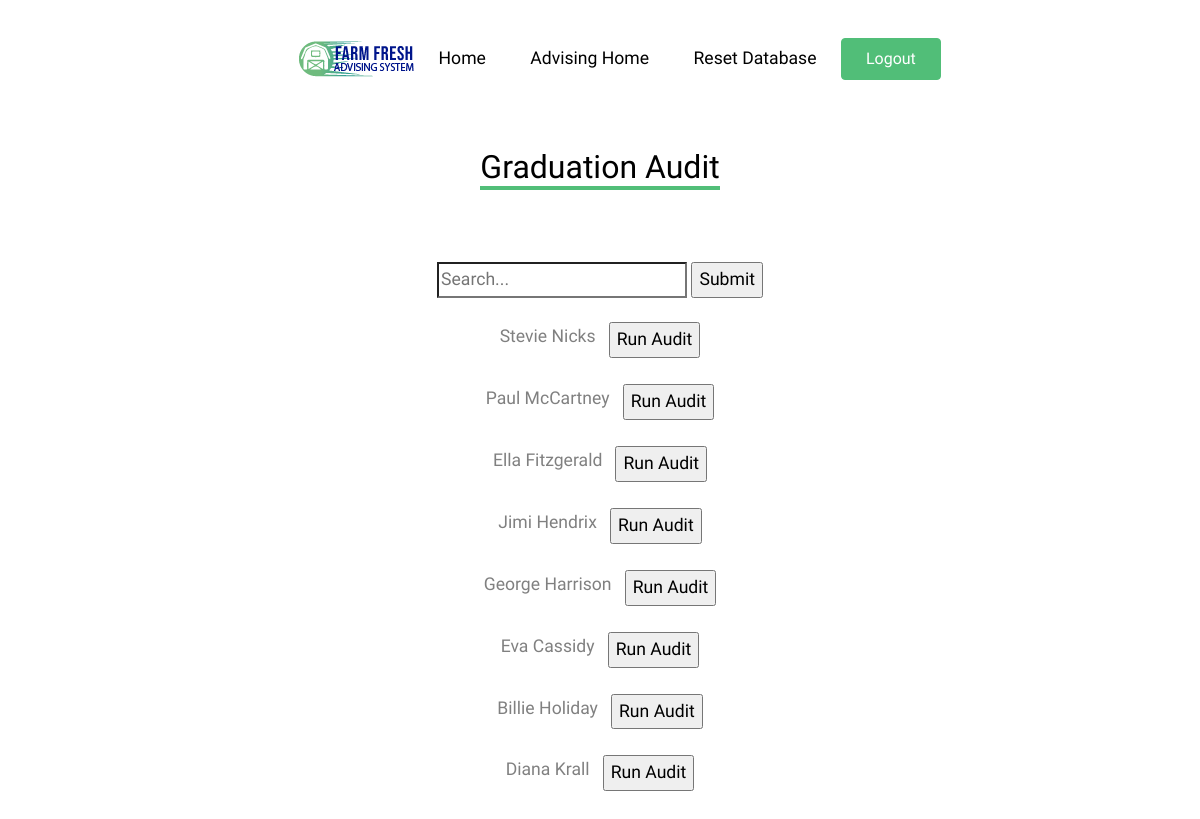
The app's page /ADS/Webpages/gradstatus.php (signed in) with its own data.
### tables this page shows
create table student(
u_id int NOT NULL,
fname varchar(20) NOT NULL,
lname varchar(20) NOT NULL,
addr varchar(50) NOT NULL,
email varchar(30) NOT NULL,
major varchar(20) NOT NULL,
degree varchar(3),
gpa decimal(3,2),
gradapp int,
form1status int,
advisor int,
primary key (u_id),
foreign key (u_id) references users(id)
);

### ADS/Webpages/gradstatus.php (the view, shortened to what this page needs)
<!DOCTYPE html>
<?php
	require_once('header.php');
	$dbc = mysqli_connect(DB_HOST, DB_USER, DB_PASSWORD, DB_NAME);
	$myuid = $_SESSION['user_id'];
	if (isset($_SESSION['acc_type'])){
?>
<body>
<br><br>
<div class="site-section">
    <div class="container">
		<div class="row mb-4 justify-content-center text-center">
          	<div class="col-lg-4 mb-4">
            	<h2 class="section-title-underline mb-4">
              		<span>Graduation Audit</span>
            	</h2>
          	</div>
        </div>
		<div class="row mb-4 justify-content-center text-center">
			<form>
				<input type="search" name="search" placeholder="Search..."/>
				<input type="submit" />
			</form>
			<br>
		</div>
<?php
	  if(isset($_GET['search'])) {
        if($_SESSION['acc_type'] == 4) {
            $searchstudents = mysqli_query($dbc, "select * from student where (fname like '%{$_GET['search']}%' or lname like '%{$_GET['search']}%') and advisor = '$myuid';");
        }
        else if ($_SESSION['acc_type'] < 4){
		    $searchstudents = mysqli_query($dbc, "select * from student where (fname like '%{$_GET['search']}%' lname like '%{$_GET['search']}%');");
        }
        while ($searchstudent = mysqli_fetch_array($searchstudents)) {
			?>
		  <div class="row mb-4 justify-content-center text-center">
		  <label><?php echo $searchstudent['fname'].' '; echo $searchstudent['lname'] . ' &nbsp;&nbsp;'; ?></label>
		  <form action='gradaudit.php'>
		  <input type="hidden" name="uid" value="<?php echo $searchstudent['u_id']?>" />
		  <input type="submit" class="button" name="decision" value="Run Audit" />
		  </form>
		  <br>
		  </div>
		  <?php
		}
	  }
	else {
    if($_SESSION['acc_type'] == 4) {
        $students = mysqli_query($dbc, "select * from student where advisor = '$myuid';");
    }
    else if($_SESSION['acc_type'] < 4){
        $students = mysqli_query($dbc, "select * from student;");
    }
	while ($student = mysqli_fetch_array($students)) {
		?>
		<div class="row mb-4 justify-content-center text-center">
		<label><?php echo $student['fname'].' '; echo $student['lname'] . ' &nbsp;&nbsp;'; ?></label>
		  <form action='gradaudit.php'>
		  <input type="submit" class="button" name="decision" value="Run Audit" />
		  </form>
		</div>
		<?php
	}
?>
<br>
<?php
 }
}
?>
</div>

### ADS/Webpages/header.php (shortened to what this page needs)
<!DOCTYPE html>
<html lang="en">
<head>
  <link rel="stylesheet" href="fonts/icomoon/style.css">
  <link rel="stylesheet" href="css/bootstrap.min.css">
  <link rel="stylesheet" href="css/jquery-ui.css">
  <link rel="stylesheet" href="css/owl.carousel.min.css">
  <link rel="stylesheet" href="css/owl.theme.default.min.css">
  <link rel="stylesheet" href="css/owl.theme.default.min.css">
  <link rel="stylesheet" href="css/jquery.fancybox.min.css">
  <link rel="stylesheet" href="css/bootstrap-datepicker.css">
  <link rel="stylesheet" href="fonts/flaticon/font/flaticon.css">
  <link rel="stylesheet" href="css/aos.css">
  <link href="css/jquery.mb.YTPlayer.min.css" media="all" rel="stylesheet" type="text/css">
  <link rel="stylesheet" href="css/style.css">
</head>
<body data-spy="scroll" data-target=".site-navbar-target" data-offset="300">
  <div class="site-wrap">
    <header class="site-navbar py-4 js-sticky-header site-navbar-target" role="banner">
      <div class="container">
        <div class="d-flex align-items-center">
          <div class="mx-auto">
            <nav class="site-navigation position-relative text-right" role="navigation">
              <ul class="site-menu main-menu js-clone-nav mr-auto d-none d-lg-block">
                <li>
                <div class="site-logo">
                  <a href="superindex.php" class="d-block">
                  <img src="images/logotry3.png" alt="Image" class="img-fluid" height="100" width="115">
                  </a>
                </div>
                </li>
                <li>
                  <a href="superindex.php" class="nav-link text-left">Home</a>
                </li>
  <?php
          if (isset($_SESSION['acc_type'])) {
          echo '
            <li>
              <a href="index.php" class="nav-link text-left">Advising Home</a>
            </li>
            <li>
              <a href="reset.php" class="nav-link text-left">Reset Database</a>
            </li>
          ';
          }
          if (!isset($_SESSION['acc_type'])) {
            echo'<li>
            <a href="login.php" class="small btn btn-primary px-4 py-2 rounded-0"><span class="icon-unlock-alt"></span> Log In </a>
            </li>';
          }
          else {
            echo'<li>
            <a href="logout.php" style="Color: #FFFFFF;" class="small btn btn-primary rounded-2 px-4 py-2">Logout</a>
            </li>';
          }
  ?>
        </nav>
      </div>
    </div>
  </div>
</header>
</body>
</html>

### ADS/Webpages/css/style.css (style rules this page uses)
body { line-height: 1.7; color: gray; font-weight: 300; font-size: 1.1rem; }
a { -webkit-transition: .3s all ease; -o-transition: .3s all ease; transition: .3s all ease; }
h1, h2, h3, h4, h5, .h1, .h2, .h3, .h4, .h5 { font-family: "Muli", -apple-system, BlinkMacSystemFont, "Segoe UI", Roboto, "Helvetica Neue", Arial, sans-serif, "Apple Color Emoji", "Segoe UI Emoji", "Segoe UI Symbol", "Noto Color Emoji"; }
.site-wrap:before { display: none; -webkit-transition: .3s all ease-in-out; -o-transition: .3s all ease-in-out; transition: .3s all ease-in-out; background: rgba(0, 0, 0, 0.6); content: ""; position: absolute; z-index: 2000; top: 0; left: 0; right: 0; bottom: 0; opacity: 0; visibility: hidden; }
.site-section { padding: 2.5em 0; }
@media (min-width: 768px) { .site-section { padding: 5em 0; } }
.site-logo { position: relative; font-weight: 900; font-size: 1.3rem; }
.site-logo a { color: #000; }
.site-navbar { margin-bottom: 0px; z-index: 1999; position: absolute; width: 100%; }
.site-navbar .site-navigation .site-menu { margin-bottom: 0; }
.site-navbar .site-navigation .site-menu a { text-decoration: none !important; display: inline-block; }
.site-navbar .site-navigation .site-menu > li { display: inline-block; }
.site-navbar .site-navigation .site-menu > li > a { padding: 20px 20px; color: #000; display: inline-block; text-decoration: none !important; }
.sticky-wrapper .site-navbar { -webkit-transition: .3s all ease; -o-transition: .3s all ease; transition: .3s all ease; background: #fff; }
.sticky-wrapper .site-navbar .site-logo a { color: #000; }
.sticky-wrapper .site-navbar .site-menu > li { display: inline-block; }
.section-title-underline { color: #000; }
.section-title-underline span { display: inline-block; border-bottom: 4px solid #51be78; }

### records on screen
student: fname "Stevie", lname "Nicks"
student: fname "Paul", lname "McCartney"
student: fname "Ella", lname "Fitzgerald"
student: fname "Jimi", lname "Hendrix"
student: fname "George", lname "Harrison"
student: fname "Eva", lname "Cassidy"
student: fname "Billie", lname "Holiday"
student: fname "Diana", lname "Krall"
